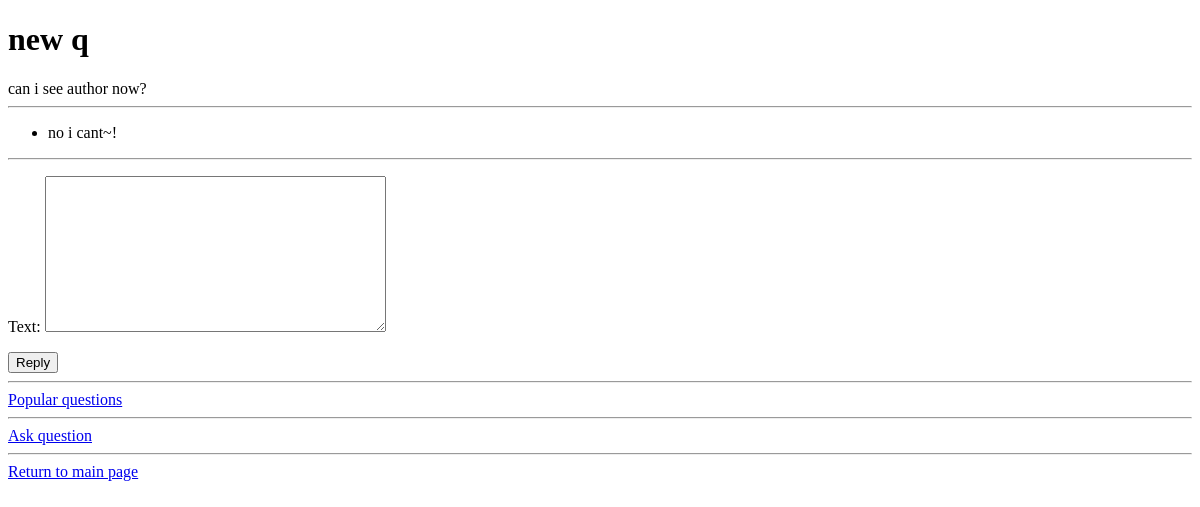
The app's page /question/3141666/, older data.
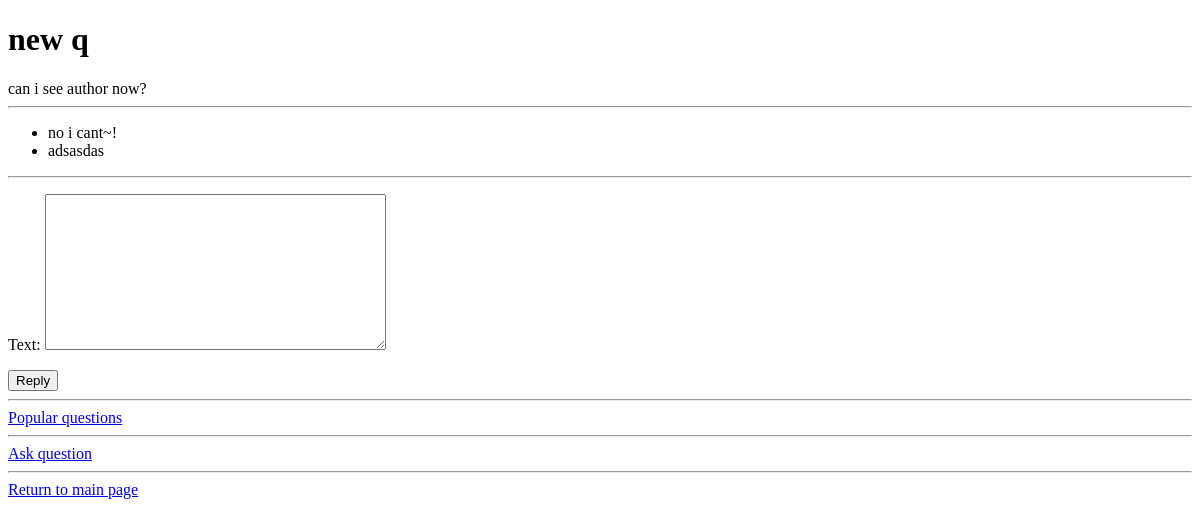
The same page, newer data.
### qa/models.py (models this page shows)
class Answer(models.Model):
	text = models.TextField()
	added_at = models.DateTimeField(auto_now=True)
	question = models.ForeignKey(Question, blank=True, null=True, on_delete=models.CASCADE)
	author = models.ForeignKey(User, blank=True, null=True, on_delete=models.CASCADE, related_name='answer_author')
	def __str__ (self):
		return self.text

### qa/views.py (the view)
# urls.py: path('question/<question_id>/', views.question, name='question'),
def question(request, question_id):
	question = get_object_or_404(Question, pk=question_id)
	if request.method == 'POST':
		form = AnswerForm(request.POST)
		if form.is_valid():
			form._user = request.user
			post = form.save()
			return HttpResponseRedirect(reverse('question', args=[post.question.id]))
	else:
		form = AnswerForm(initial={'question':str(question_id),'author':request.user})
	return render(request, 'question.html',{'user':request.user, 'question':question, 'form':form})

### qa/forms.py
class AnswerForm(ModelForm):
	class Meta:
		model = Answer
		fields = ['text','question','author']
		widgets = {'question':HiddenInput, 'author':HiddenInput}

### qa/templates/question.html (shortened to what this page needs)
<!DOCTYPE html>
<html>
<head>
</head>
<body>
    <h1>{{ question.title }}</h1>
    <div>{{ question.text }}</div>
    <hr>
    <ul>
    {% for answer in question.answer_set.all %}
        <li>{{ answer }}</li>
    {% endfor %}
    </ul>
    <hr>
<form action='.' method='POST'>{% csrf_token %}
    {{ form.as_p }}
    <input type='submit' value='Reply' />
</form>
<hr>
<div><a href="/popular/">Popular questions</a></div>
<hr>
<div><a href="/ask/">Ask question</a></div>
<hr>
<div><a href="/">Return to main page</a></div>
</body>
</html>

Row changes from the older to the newer data that the page shows:
added Answer: text "adsasdas"
